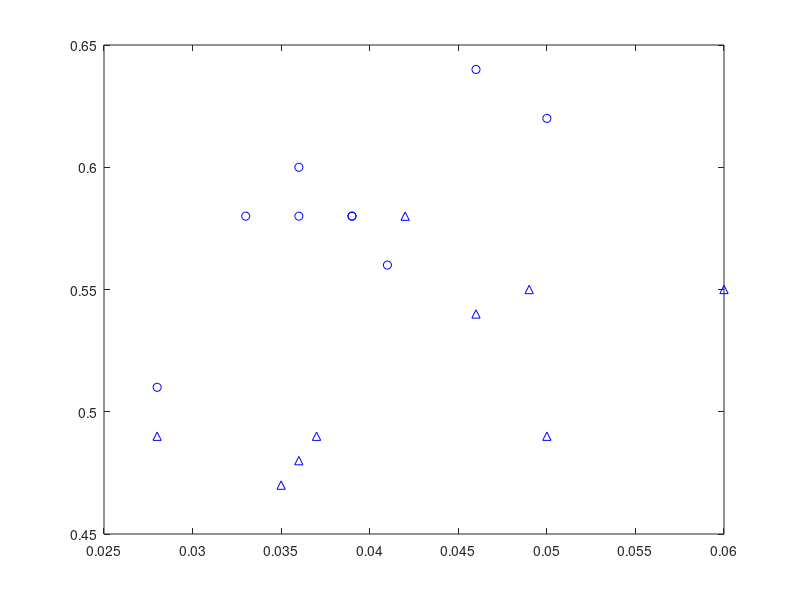

Recreate this plot in MATLAB. (Note: this script raises an error after producing the figure.)
% $$$ ab.tht = [ 0.076 + 0.40*i  0.103 + 0.50*i  0.709 + 0.36*i  0.099 + 0.48*i  0.181 + 0.56*i ;...
% $$$            0.073 + 0.41*i  0.115 + 0.51*i    NaN +  NaN*i  0.107 + 0.51*i  0.157 + 0.57*i ;...
% $$$            0.050 + 0.62*i  0.082 + 0.69*i    NaN +  NaN*i  0.036 + 0.46*i  0.110 + 0.58*i ;...
% $$$            0.046 + 0.64*i  0.143 + 0.76*i    NaN +  NaN*i  0.089 + 0.54*i  0.283 + 0.39*i ;...
% $$$            0.039 + 0.58*i  0.080 + 0.74*i  1.236 + 0.93*i  0.060 + 0.49*i  0.222 + 0.33*i ;...
% $$$            0.036 + 0.58*i  0.122 + 0.78*i  0.059 + 0.58*i  0.059 + 0.48*i  0.238 + 0.37*i ;...
% $$$            0.041 + 0.56*i  0.108 + 0.78*i  0.045 + 0.52*i  0.092 + 0.50*i  0.213 + 0.47*i ;...
% $$$            0.039 + 0.58*i  0.073 + 0.69*i  0.060 + 0.59*i  0.098 + 0.54*i  0.179 + 0.49*i ;...
% $$$            0.036 + 0.60*i  0.099 + 0.72*i  0.052 + 0.52*i  0.117 + 0.41*i  0.220 + 0.38*i ;...
% $$$            0.028 + 0.51*i  0.139 + 0.66*i  0.071 + 0.62*i  0.061 + 0.62*i  0.063 + 0.58*i ;...
% $$$            0.033 + 0.58*i  0.051 + 0.52*i  0.078 + 0.65*i  0.055 + 0.43*i  0.063 + 0.61*i ];
% $$$ 
% $$$ ab.phi = [ 0.029 + 0.21*i  0.046 + 0.28*i  0.029 + 0.06*i  0.024 + 0.16*i  0.082 + 0.38*i ;...
% $$$            0.032 + 0.22*i  0.038 + 0.24*i    NaN +  NaN*i  0.024 + 0.19*i  0.076 + 0.39*i ;...
% $$$            0.028 + 0.49*i  0.038 + 0.56*i    NaN +  NaN*i  0.017 + 0.51*i  0.055 + 0.56*i ;...
% $$$            0.035 + 0.47*i  0.025 + 0.49*i    NaN +  NaN*i  0.009 + 0.35*i  0.041 + 0.44*i ;...
% $$$            0.049 + 0.55*i  0.025 + 0.56*i  0.356 + 0.46*i  0.012 + 0.40*i  0.026 + 0.44*i ;...
% $$$            0.037 + 0.49*i  0.029 + 0.56*i  0.049 + 0.53*i  0.011 + 0.42*i  0.023 + 0.45*i ;...
% $$$            0.046 + 0.54*i  0.034 + 0.56*i  0.036 + 0.43*i  0.011 + 0.38*i  0.018 + 0.42*i ;...
% $$$            0.060 + 0.55*i  0.029 + 0.55*i  0.042 + 0.44*i  0.010 + 0.34*i  0.020 + 0.41*i ;...
% $$$            0.042 + 0.58*i  0.024 + 0.53*i  0.054 + 0.52*i  0.018 + 0.41*i  0.026 + 0.45*i ;...
% $$$            0.050 + 0.49*i  0.024 + 0.46*i  0.050 + 0.48*i  0.014 + 0.40*i  0.007 + 0.29*i ;...
% $$$            0.036 + 0.48*i  0.027 + 0.59*i  0.073 + 0.41*i  0.016 + 0.42*i  0.011 + 0.33*i ];

ab.tht = [   NaN +  NaN*i    NaN +  NaN*i    NaN +  NaN*i    NaN +  NaN*i  0.181 + 0.56*i ;...
             NaN +  NaN*i    NaN +  NaN*i    NaN +  NaN*i    NaN +  NaN*i  0.157 + 0.57*i ;...
           0.050 + 0.62*i  0.082 + 0.69*i    NaN +  NaN*i  0.036 + 0.46*i  0.110 + 0.58*i ;...
           0.046 + 0.64*i  0.143 + 0.76*i    NaN +  NaN*i  0.089 + 0.54*i  0.283 + 0.39*i ;...
           0.039 + 0.58*i  0.080 + 0.74*i    NaN +  NaN*i  0.060 + 0.49*i  0.222 + 0.33*i ;...
           0.036 + 0.58*i  0.122 + 0.78*i  0.059 + 0.58*i  0.059 + 0.48*i  0.238 + 0.37*i ;...
           0.041 + 0.56*i  0.108 + 0.78*i  0.045 + 0.52*i  0.092 + 0.50*i  0.213 + 0.47*i ;...
           0.039 + 0.58*i  0.073 + 0.69*i  0.060 + 0.59*i  0.098 + 0.54*i  0.179 + 0.49*i ;...
           0.036 + 0.60*i  0.099 + 0.72*i  0.052 + 0.52*i  0.117 + 0.41*i  0.220 + 0.38*i ;...
           0.028 + 0.51*i  0.139 + 0.66*i  0.071 + 0.62*i  0.061 + 0.62*i  0.063 + 0.58*i ;...
           0.033 + 0.58*i  0.051 + 0.52*i  0.078 + 0.65*i  0.055 + 0.43*i  0.063 + 0.61*i ];

ab.phi = [   NaN +  NaN*i    NaN +  NaN*i    NaN +  NaN*i    NaN +  NaN*i  0.082 + 0.38*i ;...
             NaN +  NaN*i    NaN +  NaN*i    NaN +  NaN*i    NaN +  NaN*i  0.076 + 0.39*i ;...
           0.028 + 0.49*i  0.038 + 0.56*i    NaN +  NaN*i  0.017 + 0.51*i  0.055 + 0.56*i ;...
           0.035 + 0.47*i  0.025 + 0.49*i    NaN +  NaN*i  0.009 + 0.35*i  0.041 + 0.44*i ;...
           0.049 + 0.55*i  0.025 + 0.56*i    NaN +  NaN*i  0.012 + 0.40*i  0.026 + 0.44*i ;...
           0.037 + 0.49*i  0.029 + 0.56*i  0.049 + 0.53*i  0.011 + 0.42*i  0.023 + 0.45*i ;...
           0.046 + 0.54*i  0.034 + 0.56*i  0.036 + 0.43*i  0.011 + 0.38*i  0.018 + 0.42*i ;...
           0.060 + 0.55*i  0.029 + 0.55*i  0.042 + 0.44*i  0.010 + 0.34*i  0.020 + 0.41*i ;...
           0.042 + 0.58*i  0.024 + 0.53*i  0.054 + 0.52*i  0.018 + 0.41*i  0.026 + 0.45*i ;...
           0.050 + 0.49*i  0.024 + 0.46*i  0.050 + 0.48*i  0.014 + 0.40*i  0.007 + 0.29*i ;...
           0.036 + 0.48*i  0.027 + 0.59*i  0.073 + 0.41*i  0.016 + 0.42*i  0.011 + 0.33*i ];

pc = 'bgrcm';
for jj=1:5
  plot(ab.tht(:,jj),[pc(jj) 'o'],'MarkerSize',6); hold on; 
  plot(ab.phi(:,jj),[pc(jj) '^'],'MarkerSize',6); 
  errorbars(@plot,nanmean(real(ab.tht(:,jj))), nanstd(real(ab.tht(:,jj))), ...
            nanmean(imag(ab.tht(:,jj))), nanstd(imag(ab.tht(:,jj))),pc(jj));
  errorbars(@plot,nanmean(real(ab.phi(:,jj))), nanstd(real(ab.phi(:,jj))), ...
            nanmean(imag(ab.phi(:,jj))), nanstd(imag(ab.phi(:,jj))),pc(jj));
  thandle(jj) = plot(nanmean(ab.tht(:,jj)),'ko','MarkerFace',pc(jj),'MarkerSize',12);
  phandle(jj) = plot(nanmean(ab.phi(:,jj)),'k^','MarkerFace',pc(jj),'MarkerSize',12);
end
hold off;
set(gca,'xsc','log')
xlabel('\alpha');
ylabel('\beta');
legend([thandle phandle], '1,\theta','2,\theta','3,\theta','4,\theta','5,\theta',...
       '1,\phi','2,\phi','3,\phi','4,\phi','5,\phi',...
       'location','NW');
%title('Gen2 Cobra \alpha,\beta results');

%# make all text in the figure to size 14 and bold
set(findall(gcf,'type','text'),'fontSize',14,'fontWeight','bold')

plotsize(gcf)
print -dpdf EM1_alpha_beta.pdf